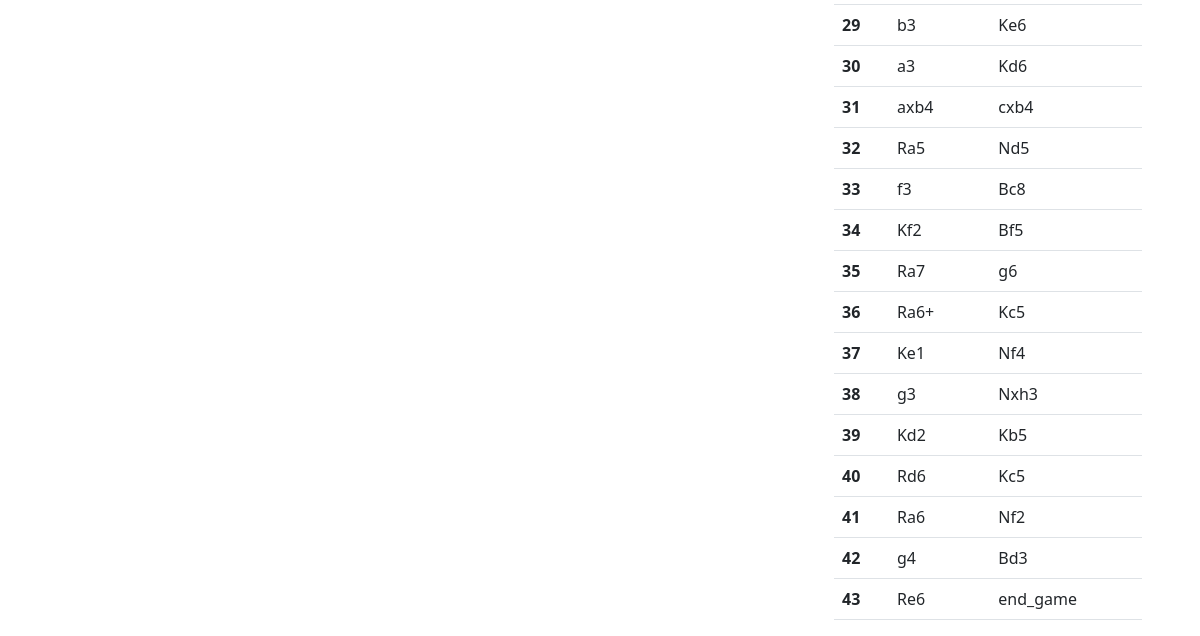
The page /game/27/ (signed in, lower part) on the database as committed earlier.
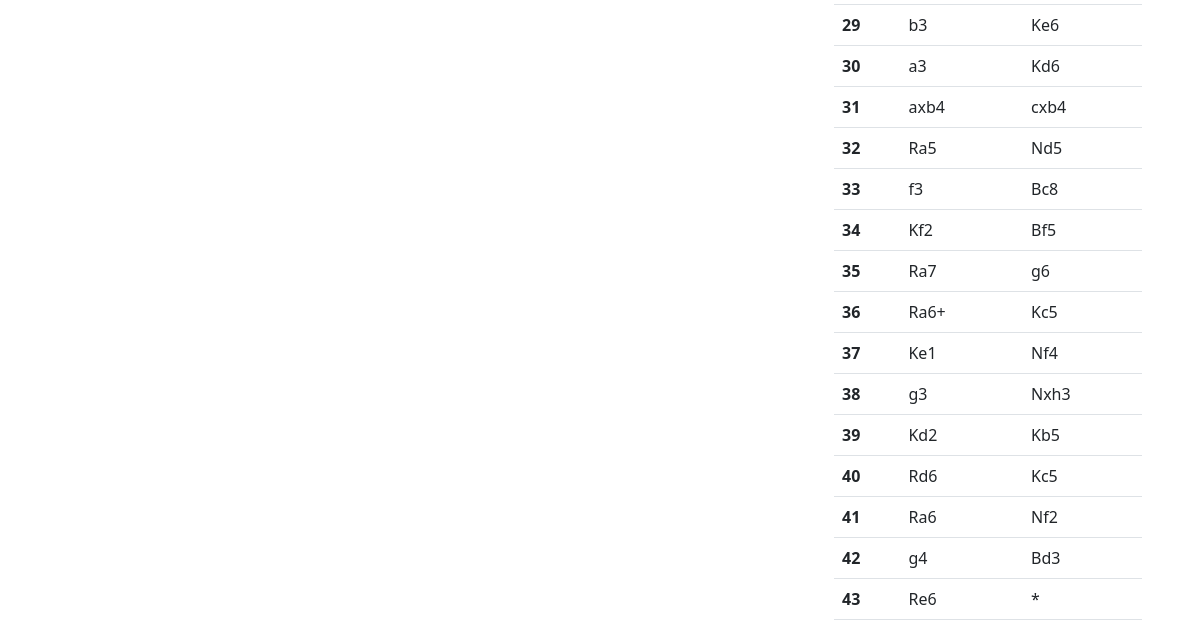
The same page on the database as committed later.
### archive/models.py (models this page shows)
class Movement(models.Model):
    game = models.ForeignKey(ChessGame, on_delete=models.CASCADE, default=0)
    move_nr = models.IntegerField()
    white_move = models.CharField(max_length=9)
    black_move = models.CharField(max_length=9)

### archive/views.py (the view)
# urls.py: path('game/<int:pk>/', GameDetailView.as_view(template_name='details.html'), name='details'),
class GameDetailView(generic.DetailView):
    model = ChessGame
    def get_context_data(self, **kwargs):
        context = super().get_context_data(**kwargs)
        game: ChessGame = context['object']
        context['sorted_moves'] = game.movement_set.order_by('move_nr')
        context['svg_list'] = self.svg_list(context)
        context['svg'] = chess.svg.board(chess.Board(), size=400)
        context['result'] = self.get_result(context)
        return context
    def get_result(self, context):
        obj = context['sorted_moves'].last()
        if obj.white_move in ["1-0", "0-1", "1/2-1/2"]:
            return obj.white_move
        elif obj.black_move in ["1-0", "0-1", "1/2-1/2"]:
            return obj.black_move
        return '???'
    def svg_list(self, context):
        moves_list = self.get_moves_list(context['sorted_moves'])
        board = chess.Board()
        svg_list = [chess.svg.board(chess.Board(), size=400)]
        for move in moves_list:
            if move not in ["1-0", "0-1", "1/2-1/2", "*", ""]:  # '*' and '' when added string is not pgn
                board.push_san(move)
                svg_list.append(chess.svg.board(board, size=400))
        return svg_list
    def get_moves_list(self, context):
        moves_list = []
        for move in context:
            moves_list.append(move.white_move)
            moves_list.append(move.black_move)
        return moves_list

### archive/templates/details.html (shortened to what this page needs)
{% extends 'layout.html' %}
{% load static %}
{% block content %}
{% if user.is_authenticated %}
  <div class="d-flex">
    <div class="col-md-8 m-3">
    </div>
    <table class="table m-3">
      <tbody>
        {% for move in sorted_moves %}
          <tr>
            <th scope="row">{{ move.move_nr }}</th>
            <td>{{ move.white_move }}</td>
            <td>{{ move.black_move }}</td>
          </tr>
        {% endfor %}
      </tbody>
    </table>
  </div>
{% else %}
<div class="container text-center">
    <h2 class="text-center">You are not logged in</h2>
    <a href="{% url 'login' %}">Log In</a>
</div>
{% endif %}
{% endblock %}

Rows that differ between the two databases and show on the page:
changed Movement "Re6": black_move "end_game" → "*"
